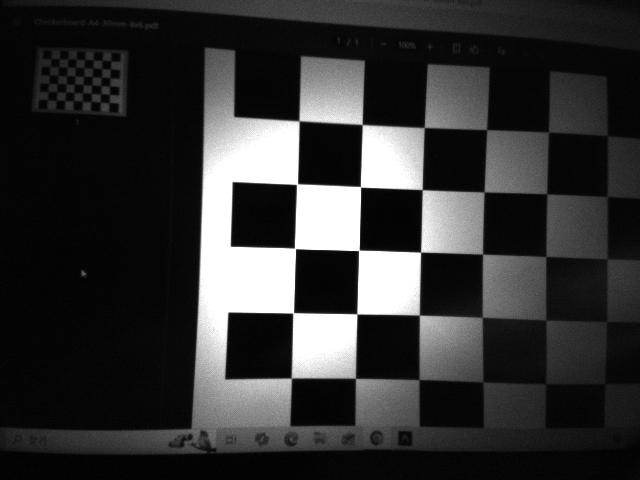
#> input picture calibration_metadata/Pictures/calib_1771575798034_left.png, 640 x 480 px; its folder holds 4 pictures in this run
$ python calibrate_stereo.py
#> lines starting #> are read from the running program, lines starting #| are printed output that depends on the picture
import cv2
import numpy as np
import glob
import os
import argparse

def calibrate_stereo(image_dir, rows, cols, square_size):
    # Pattern size (inner corners)
#> called with image_dir = 'calibration_metadata/Pictures', rows = 6, cols = 9, square_size = 25
    pattern_size = (cols, rows)

    # Prepare object points, like (0,0,0), (1,0,0), (2,0,0) ....,(6,5,0)
    objp = np.zeros((rows * cols, 3), np.float32)
    objp[:, :2] = np.mgrid[0:cols, 0:rows].T.reshape(-1, 2) * square_size

    # Arrays to store object points and image points from all the images.
    objpoints = [] # 3d point in real world space
    imgpoints_left = [] # 2d points in image plane.
    imgpoints_right = []

    left_images = sorted(glob.glob(os.path.join(image_dir, '*_left.png')))
    right_images = sorted(glob.glob(os.path.join(image_dir, '*_right.png')))

    if len(left_images) == 0:
        print("No images found in", image_dir)
        return

    print(f"Found {len(left_images)} image pairs. Searching for {cols}x{rows} corners...")

    img_shape = None

    valid_pairs = 0

    for left_path, right_path in zip(left_images, right_images):
        img_l = cv2.imread(left_path, cv2.IMREAD_GRAYSCALE)
#> img_l is the input picture: shape (480, 640); min 0, max 255, mean 51.9
        img_r = cv2.imread(right_path, cv2.IMREAD_GRAYSCALE)
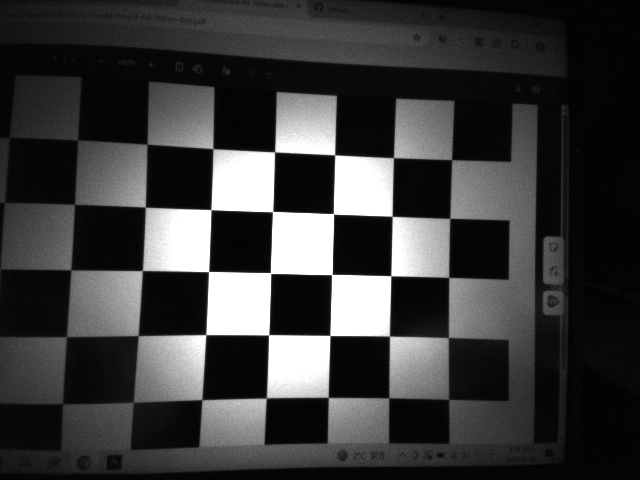
#> input picture calibration_metadata/Pictures/calib_1771575798034_right.png, 640 x 480 px
#> img_r is the input picture: shape (480, 640); min 0, max 255, mean 59.7

        # Apply CLAHE to improve contrast on dark SLAM camera images
        clahe = cv2.createCLAHE(clipLimit=2.0, tileGridSize=(8,8))
        img_l = clahe.apply(img_l)
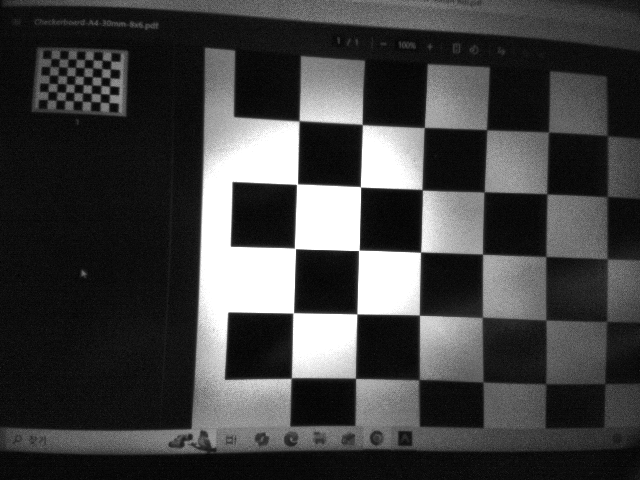
#> img_l: shape (480, 640); min 0, max 255, mean 65.7
        img_r = clahe.apply(img_r)
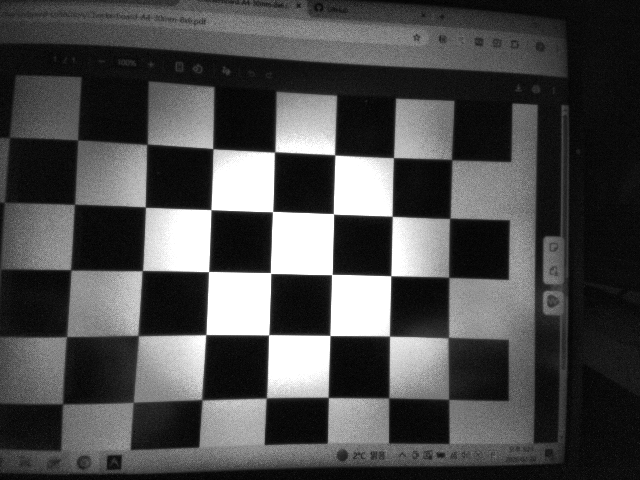
#> img_r: shape (480, 640); min 0, max 255, mean 76.1

        # Use the Sector Based (SB) algorithm which is MUCH more robust to fisheye and severe distortion
        # It doesn't need external flags, it handles everything internally

        if img_shape is None:
            img_shape = img_l.shape[::-1] # (width, height)
#> img_shape = (640, 480)

        # Try exactly the pattern size requested by the user.
        # Allowing subsets like (8,5) on a (9,6) board breaks stereo
        # calibration if left and right cameras find DIFFERENT (8,5) subsets!
        patterns_to_try = [(cols, rows)]

        ret_l, corners_l = False, None
        ret_r, corners_r = False, None
        found_pattern = None

        for p_size in patterns_to_try:
            ret_l, corners_l = cv2.findChessboardCornersSB(img_l, p_size, cv2.CALIB_CB_EXHAUSTIVE | cv2.CALIB_CB_ACCURACY)
            ret_r, corners_r = cv2.findChessboardCornersSB(img_r, p_size, cv2.CALIB_CB_EXHAUSTIVE | cv2.CALIB_CB_ACCURACY)

            if ret_l and ret_r:
                found_pattern = p_size
                break
#> this loop made 1 pass
#> (ret_l, ret_r) on pass 1: (False, False)
        if found_pattern is not None:
            # Prepare object points for the SPECIFIC pattern found
            curr_cols, curr_rows = found_pattern
            curr_objp = np.zeros((curr_rows * curr_cols, 3), np.float32)
            curr_objp[:, :2] = np.mgrid[0:curr_cols, 0:curr_rows].T.reshape(-1, 2) * square_size

            valid_pairs += 1
            objpoints.append(curr_objp)

            # SB algorithm inherently refines corners, so cornerSubPix is optional
            # but we can do it for max accuracy
            criteria = (cv2.TERM_CRITERIA_EPS + cv2.TERM_CRITERIA_MAX_ITER, 30, 0.001)
            corners_l_refined = cv2.cornerSubPix(img_l, corners_l, (11, 11), (-1, -1), criteria)
            corners_r_refined = cv2.cornerSubPix(img_r, corners_r, (11, 11), (-1, -1), criteria)

            imgpoints_left.append(corners_l_refined)
            imgpoints_right.append(corners_r_refined)
            # Draw and save for debug
            cv2.drawChessboardCorners(img_l, found_pattern, corners_l_refined, ret_l)
            cv2.imwrite(f"{left_path}_debug_corners_SB.jpg", img_l)
            print(f"OK: Found {found_pattern} corners in {os.path.basename(left_path)}")
        else:
            # We don't save all failures anymore to reduce spam, just note it
            print(f"x Failed to find ANY corners in {os.path.basename(left_path)}")

    if valid_pairs < 5:
        print(f"Not enough valid pairs found ({valid_pairs}). Calibration requires at least 5-10 good pairs.")
        return

    print(f"\nCalibrating with {valid_pairs} valid pairs...")

    # Disable some flags for fisheye/wide angle if standard calibration fails,
    # but let's try standard first with rational model for heavy distortion
    calib_flags = cv2.CALIB_RATIONAL_MODEL

    # Calibrate individual cameras first
    print("Calibrating Left Camera...")
    ret_l, K1, D1, R1_ind, T1_ind = cv2.calibrateCamera(objpoints, imgpoints_left, img_shape, None, None, flags=calib_flags)
    print("Calibrating Right Camera...")
    ret_r, K2, D2, R2_ind, T2_ind = cv2.calibrateCamera(objpoints, imgpoints_right, img_shape, None, None, flags=calib_flags)

    # Stereo Calibration using standard lens models first
    print("Performing Stereo Calibration...")
    criteria_stereo = (cv2.TERM_CRITERIA_MAX_ITER + cv2.TERM_CRITERIA_EPS, 100, 1e-5)

    # Enable rational model for heavy distortion, and fix intrinsic so we just calculate R and T
    stereo_flags = cv2.CALIB_FIX_INTRINSIC

    ret_S, K1, D1, K2, D2, R, T, E, F = cv2.stereoCalibrate(
        objpoints, imgpoints_left, imgpoints_right,
        K1, D1, K2, D2,
        img_shape,
        criteria=criteria_stereo,
        flags=stereo_flags
    )

    print(f"\nStereo Calibration RMS Error: {ret_S:.4f}")

    # Stereo Rectification
    print("Calculating Rectification Matrices...")
    R1, R2, P1, P2, Q, roi_left, roi_right = cv2.stereoRectify(
        K1, D1, K2, D2, img_shape, R, T,
        flags=cv2.CALIB_ZERO_DISPARITY, alpha=0.0
    )

    # Format output for Kotlin
    print("\n" + "="*50)
    print("KOTLIN READY CONSTANTS")
    print("="*50)

    def print_mat(name, mat):
        flat = ", ".join([f"{v:.5f}" for v in mat.flatten()])
        print(f"val {name} = doubleArrayOf({flat})")

    print_mat("K1", K1)
    print_mat("D1", D1)
    print_mat("K2", K2)
    print_mat("D2", D2)
    print_mat("R1", R1)
    print_mat("P1", P1)
    print_mat("R2", R2)
    print_mat("P2", P2)
    print("="*50)

    # Save the parameters for python reuse if needed
    np.savez('stereo_calib.npz', K1=K1, D1=D1, K2=K2, D2=D2, R1=R1, R2=R2, P1=P1, P2=P2)
    print("Saved matrices to stereo_calib.npz")

if __name__ == '__main__':
    parser = argparse.ArgumentParser(description='Stereo Calibration')
    parser.add_argument('--dir', type=str, default='calibration_metadata/Pictures', help='Directory with left/right images')
    parser.add_argument('--cols', type=int, default=9, help='Number of inner corners horizontally')
    parser.add_argument('--rows', type=int, default=6, help='Number of inner corners vertically')
    parser.add_argument('--size', type=float, default=25.0, help='Size of square in mm')

    args = parser.parse_args()
    calibrate_stereo(args.dir, args.rows, args.cols, args.size)
